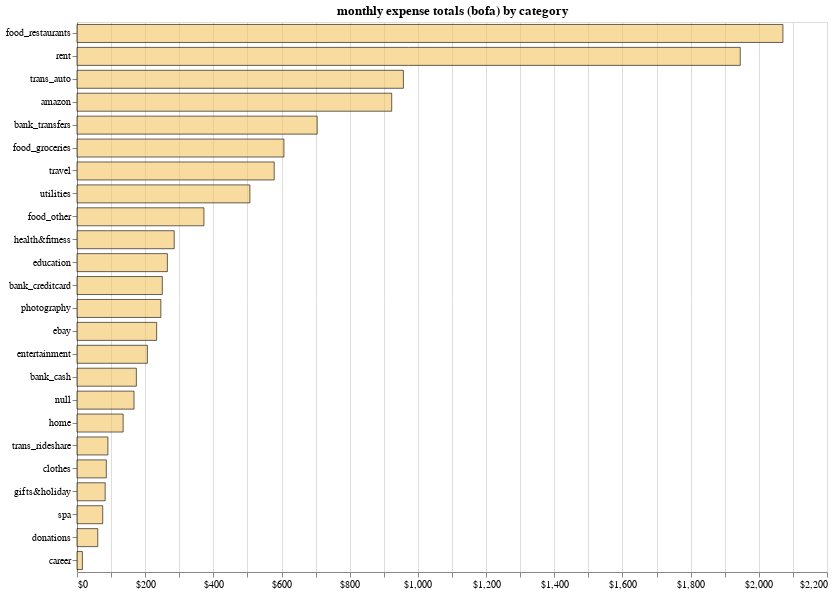

Source (notebook cell):
### Code cell
alt.Chart(
    df_categorized.group_by('Category').agg(
        (pl.col('Expense').sum() / elapsed_months).round(2).alias('Expenses')
    ),
    title='monthly expense totals (bofa) by category',
    width=750,
    height=550,
).mark_bar(
    color=base_color,
    opacity=base_opacity,
    stroke='black',
    height=18,
).encode(
    y=alt.Y('Category', title='', sort=alt.SortField('Expenses', order='descending')),
    x=alt.X('Expenses', title='', axis=alt.Axis(format='$,d')),
    tooltip='custom_tooltip:N'
).transform_calculate(
    custom_tooltip='"$" + datum.Expenses'
)

### Figure 1 — Vega-Lite specification as saved in the notebook (floating-point values rounded to 4 significant figures)
{"usermeta": {"embedOptions": {"theme": "latimes"}}, "config": {"view": {"continuousWidth": 300, "continuousHeight": 300}}, "data": {"name": "data-5a4a249d08daa9ab967a9b698c854773"}, "mark": {"type": "bar", "color": "#f2c45f", "height": 18, "opacity": 0.6, "stroke": "black"}, "encoding": {"tooltip": {"field": "custom_tooltip", "type": "nominal"}, "x": {"axis": {"format": "$,d"}, "field": "Expenses", "title": "", "type": "quantitative"}, "y": {"field": "Category", "sort": {"field": "Expenses", "order": "descending"}, "title": "", "type": "nominal"}}, "height": 550, "title": "monthly expense totals (bofa) by category", "transform": [{"calculate": "\"$\" + datum.Expenses", "as": "custom_tooltip"}], "width": 750, "$schema": "https://vega.github.io/schema/vega-lite/v5.20.1.json", "datasets": {"data-5a4a249d08daa9ab967a9b698c854773": [{"Category": "ebay", "Expenses": 233.7}, {"Category": "trans_auto", "Expenses": 957.5}, {"Category": "food_other", "Expenses": 372.3}, {"Category": "bank_creditcard", "Expenses": 250.3}, {"Category": "rent", "Expenses": 1946.0}, {"Category": "clothes", "Expenses": 85.99}, {"Category": "food_restaurants", "Expenses": 2071.0}, {"Category": "bank_transfers", "Expenses": 704.6}, {"Category": "career", "Expenses": 15.88}, {"Category": "education", "Expenses": 265.1}, {"Category": "home", "Expenses": 135.4}, {"Category": "amazon", "Expenses": 923.2}, {"Category": "donations", "Expenses": 60.93}, {"Category": "food_groceries", "Expenses": 607.0}, {"Category": "gifts&holiday", "Expenses": 82.7}, {"Category": "trans_rideshare", "Expenses": 90.69}, {"Category": "health&fitness", "Expenses": 285.2}, {"Category": "travel", "Expenses": 578.5}, {"Category": "photography", "Expenses": 246.0}, {"Category": "spa", "Expenses": 75.48}, {"Category": "bank_cash", "Expenses": 174.2}, {"Category": "entertainment", "Expenses": 206.5}, {"Category": null, "Expenses": 167.3}, {"Category": "utilities", "Expenses": 507.1}]}}
